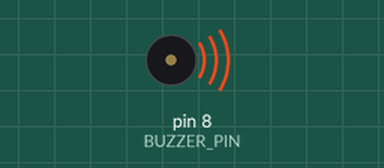
Simulated run of this sketch. Board: Arduino Uno, built with avr-gcc and run on an emulated ATmega328P. Shown: buzzer (waves = sounding).

Above: at 1.7 s.
At 6.58 s:
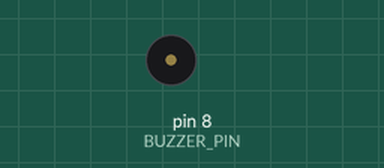
Timing chart, 0 to 7.0 s (numbered marks = the images above):
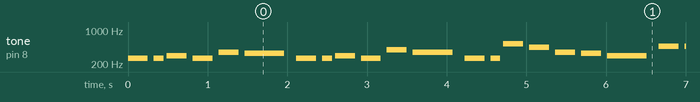

The sketch:

birthday.ino
```cpp
#define BUZZER_PIN 8

// Notes of the melody (C4 to B4)
int melody[] = {
  262, 262, 294, 262, 349, 330, // Happy Birthday to You
  262, 262, 294, 262, 392, 349, // Happy Birthday to You
  262, 262, 523, 440, 349, 330, 294, // Happy Birthday dear [Name]
  466, 466, 440, 349, 392, 349 // Happy Birthday to You
};

// Note durations: 4 = quarter note, 8 = eighth note, etc.
int noteDurations[] = {
  4, 8, 4, 4, 4, 2,
  4, 8, 4, 4, 4, 2,
  4, 8, 4, 4, 4, 4, 2,
  4, 8, 4, 4, 4, 2
};

void setup() {
  // no setup code required
}

void loop() {
  for (int thisNote = 0; thisNote < sizeof(melody) / sizeof(melody[0]); thisNote++) {
    int noteDuration = 1000 / noteDurations[thisNote];
    tone(BUZZER_PIN, melody[thisNote], noteDuration);

    // Pause for the note duration plus 30% to distinguish the notes
    int pauseBetweenNotes = noteDuration * 1.30;
    delay(pauseBetweenNotes);

    // Stop the tone playing
    noTone(BUZZER_PIN);
  }

  // Delay before repeating the melody
  delay(2000);
}
```

Measured:
- by itself, tone on pin 8 (BUZZER_PIN): plays 262 Hz for 0.25 s, 262 Hz for 0.13 s, 294 Hz for 0.25 s, 262 Hz for 0.25 s, 349 Hz for 0.25 s, 330 Hz for 0.50 s … (303 notes in this stretch)
